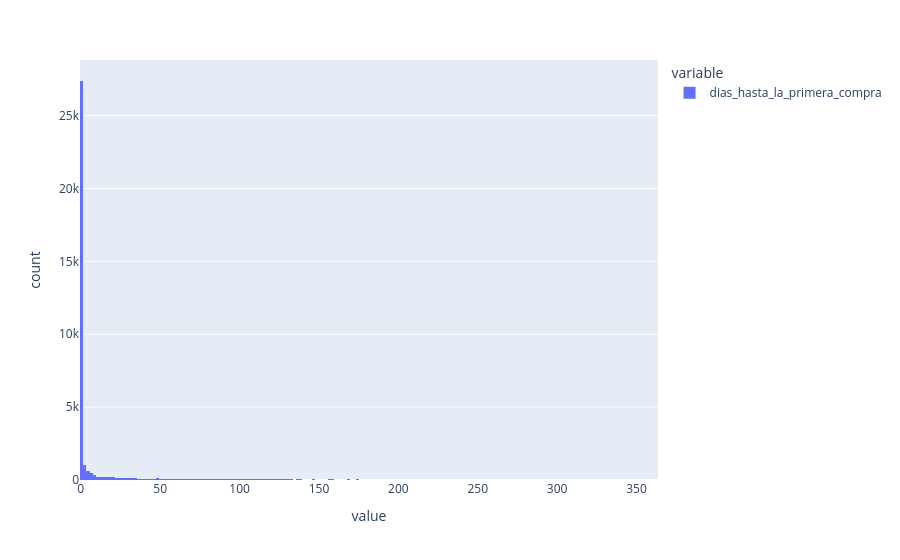

The notebook cell this image was saved under:
### Code cell
px.histogram(compradores['dias_hasta_la_primera_compra'])

### Figure 1 — Plotly figure (JSON) as saved in the notebook; plotly's stock layout.template omitted (floating-point values rounded to 4 significant figures; data arrays with more than 128 entries replaced by an {"elided": "..."} marker saying what was removed)
{"data": [{"bingroup": "x", "hovertemplate": "variable=dias_hasta_la_primera_compra<br>value=%{x}<br>count=%{y}<extra></extra>", "legendgroup": "dias_hasta_la_primera_compra", "marker": {"color": "#636efa", "pattern": {"shape": ""}}, "name": "dias_hasta_la_primera_compra", "orientation": "v", "showlegend": true, "type": "histogram", "x": {"elided": "36523 int values"}, "xaxis": "x", "yaxis": "y"}], "layout": {"barmode": "relative", "legend": {"title": {"text": "variable"}, "tracegroupgap": 0}, "margin": {"t": 60}, "xaxis": {"anchor": "y", "domain": [0, 1], "title": {"text": "value"}}, "yaxis": {"anchor": "x", "domain": [0, 1], "title": {"text": "count"}}}}
